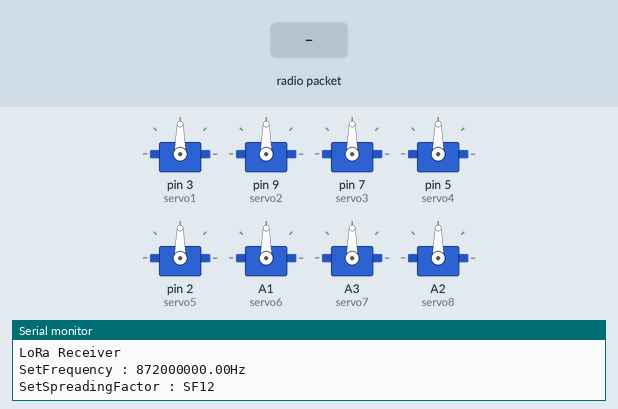
This sketch was run on a simulated Arduino Uno, built with avr-gcc and run on an emulated ATmega328P. Parts: 8 × servo, the last lines printed to the serial monitor. Inputs (shaded band) come from the test bench. No radio packets arrive unless stated.

Above: at 1.2 s.
1.3 s: radio packet "1" arrives
At 1.7 s:
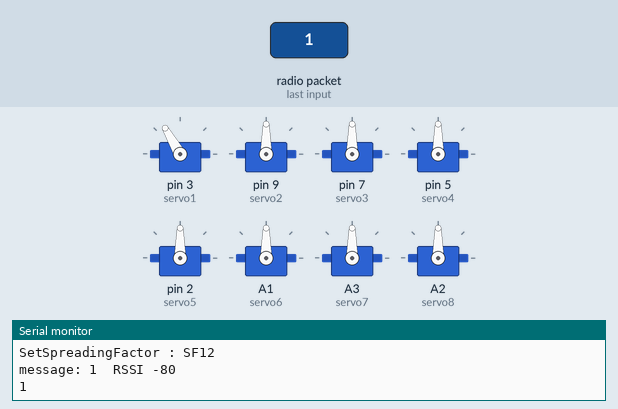
2.8 s: radio packet "2" arrives
At 4.0 s:
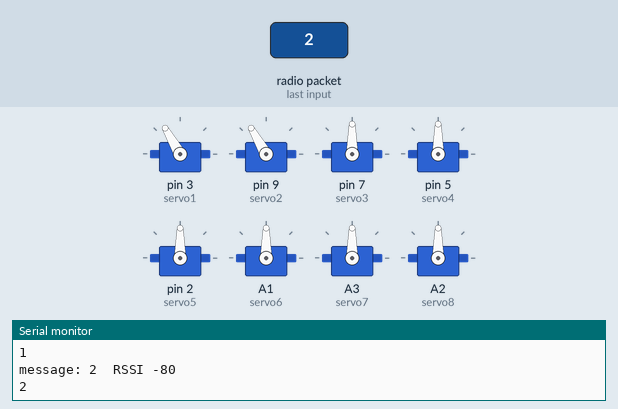
4.3 s: radio packet "3" arrives
At 5.2 s:
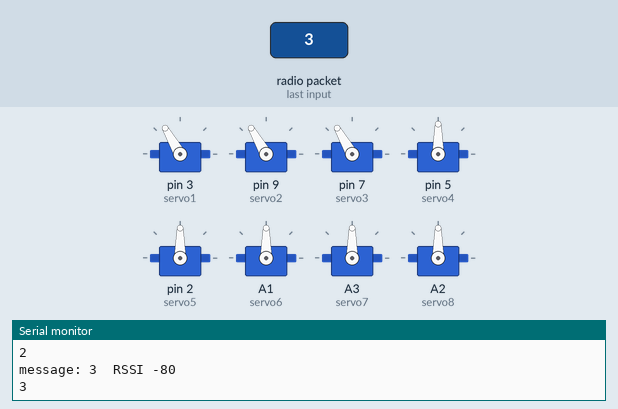
5.8 s: radio packet "4" arrives
At 6.4 s:
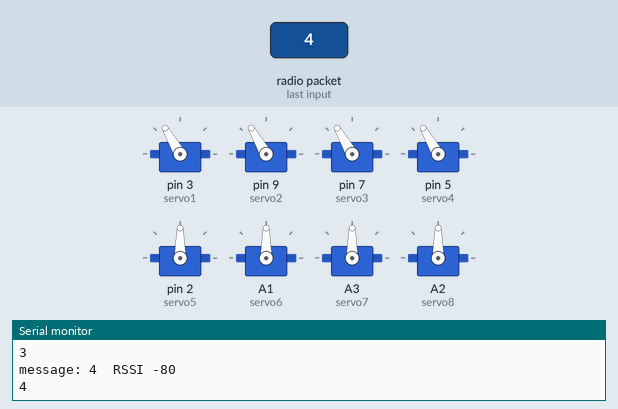
7.3 s: radio packet "5" arrives
At 8.5 s:
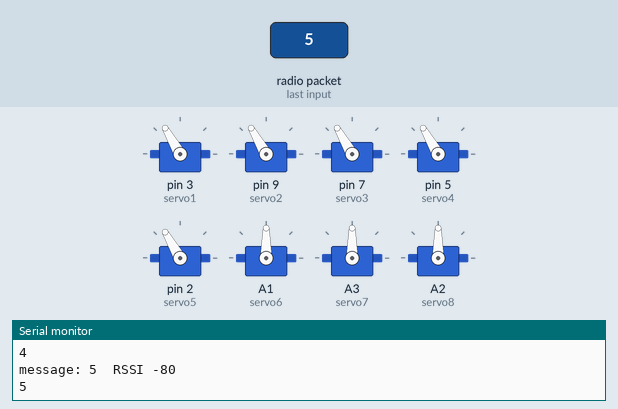
8.8 s: radio packet "6" arrives
At 9.8 s:
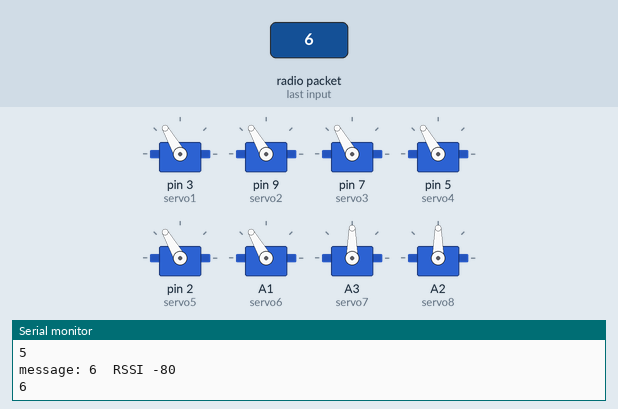
Timing chart, 0 to 11.3 s (numbered marks = the images above; inputs shaded):
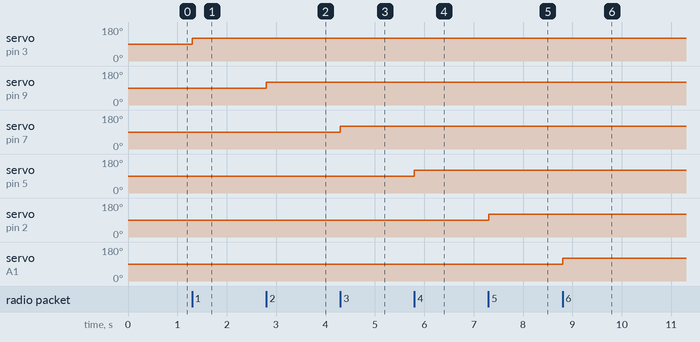

The sketch:

LoRaReceiver_Phy_8servo.ino
```cpp
#include <SPI.h>
#include <LoRa.h>
#include <Servo.h>

Servo servo1;
Servo servo2;
Servo servo3;
Servo servo4;
Servo servo5;
Servo servo6;
Servo servo7;
Servo servo8;
int degre1 = 120;
int degre2 = 120;
int degre3 = 120;
int degre4 = 120;
int degre5 = 120;
int degre6 = 120;
int degre7 = 120;
int degre8 = 120;
int delais = 500;

int counter = 0;

// Parameters you can play with :

int txPower = 14; // from 0 to 20, default is 14
int spreadingFactor = 12; // from 7 to 12, default is 12
long signalBandwidth = 250E3; // 7.8E3, 10.4E3, 15.6E3, 20.8E3, 31.25E3,41.7E3,62.5E3,125E3,250E3,500e3, default is 125E3
int codingRateDenominator=8; // Numerator is 4, and denominator from 5 to 8, default is 5
int preambleLength=20; // from 2 to 20, default is 8

#define SS 10
#define RST 8
#define DI0 6
#define BAND 872E6  // Here you define the frequency carrier

void setup() {
  Serial.begin(115200);
  while (!Serial);

  Serial.println("LoRa Receiver");
  Serial.print("SetFrequency : ");
  Serial.print(BAND);
  Serial.println("Hz");
  Serial.print("SetSpreadingFactor : SF");
  Serial.println(spreadingFactor);


  SPI.begin();
  LoRa.setPins(SS,RST,DI0);


  if (!LoRa.begin(BAND)) {
    Serial.println("Starting LoRa failed!");
    while (1);
  }
 LoRa.setTxPower(txPower,1);
 LoRa.setSpreadingFactor(spreadingFactor);
 LoRa.setSignalBandwidth(signalBandwidth);
 LoRa.setCodingRate4(codingRateDenominator);
 LoRa.setPreambleLength(preambleLength);


 servo1.attach(3);
 servo2.attach(9);
 servo3.attach(7);
 servo4.attach(5);
 servo5.attach(2);
 servo6.attach(A1);
 servo7.attach(A3);
 servo8.attach(A2);
}

void loop() {
   // try to parse packet
  int packetSize = LoRa.parsePacket();
  if (packetSize) {
    String message;
    while (LoRa.available()) {
      message += (char)LoRa.read();
    }

    Serial.print("message: ");
    Serial.print(message);
    Serial.print("  RSSI ");
    Serial.println(LoRa.packetRssi());


    int longueur = message.length();

    int i;
    for (i=0; i<longueur; i++) {
      Serial.println(message[i]);
      if ((String)message[i] == "1") {
      servo1.write(degre1);
      delay(delais);
        if (degre1 == 60) {
          degre1 = 120;
        } else {
          degre1 = 60;
        }
     }
     else if ((String)message[i] == "2") {
      servo2.write(degre2);
      delay(delais);
        if (degre2 == 60) {
          degre2 = 120;
        } else {
          degre2 = 60;
        }
     } else if ((String)message[i] == "3") {
      servo3.write(degre3);
      delay(delais);
        if (degre3 == 60) {
          degre3 = 120;
        } else {
          degre3 = 60;
        }
     } else if ((String)message[i] == "4") {
      servo4.write(degre4);
      delay(delais);
        if (degre4 == 60) {
          degre4 = 120;
        } else {
          degre4 = 60;
        }
     } else if ((String)message[i] == "5") {
      servo5.write(degre5);
      delay(delais);
        if (degre5 == 60) {
          degre5 = 120;
        } else {
          degre5 = 60;
        }
     } else if ((String)message[i] == "6") {
      servo6.write(degre6);
      delay(delais);
        if (degre6 == 60) {
          degre6 = 120;
        } else {
          degre6 = 60;
        }
     } else if ((String)message[i] == "7") {
      servo7.write(degre7);
      delay(delais);
        if (degre7 == 60) {
          degre7 = 120;
        } else {
          degre7 = 60;
        }
     } else if ((String)message[i] == "8") {
      servo8.write(degre8);
      delay(delais);
        if (degre8 == 60) {
          degre8 = 120;
        } else {
          degre8 = 60;
        }
     } else if ((String)message[i] == "0") {
      delay(delais);
     }
    }
  }
}
```

Measured:
- after the input at 1.3 s, servo on pin 3 (servo1): 90° → 120° at once
- after the input at 2.8 s, servo on pin 9 (servo2): 90° → 120° at once
- after the input at 4.3 s, servo on pin 7 (servo3): 90° → 120° at once
- after the input at 5.8 s, servo on pin 5 (servo4): 90° → 120° at once
- after the input at 7.3 s, servo on pin 2 (servo5): 90° → 120° at once
- after the input at 8.8 s, servo on A1 (servo6): 90° → 120° at once
